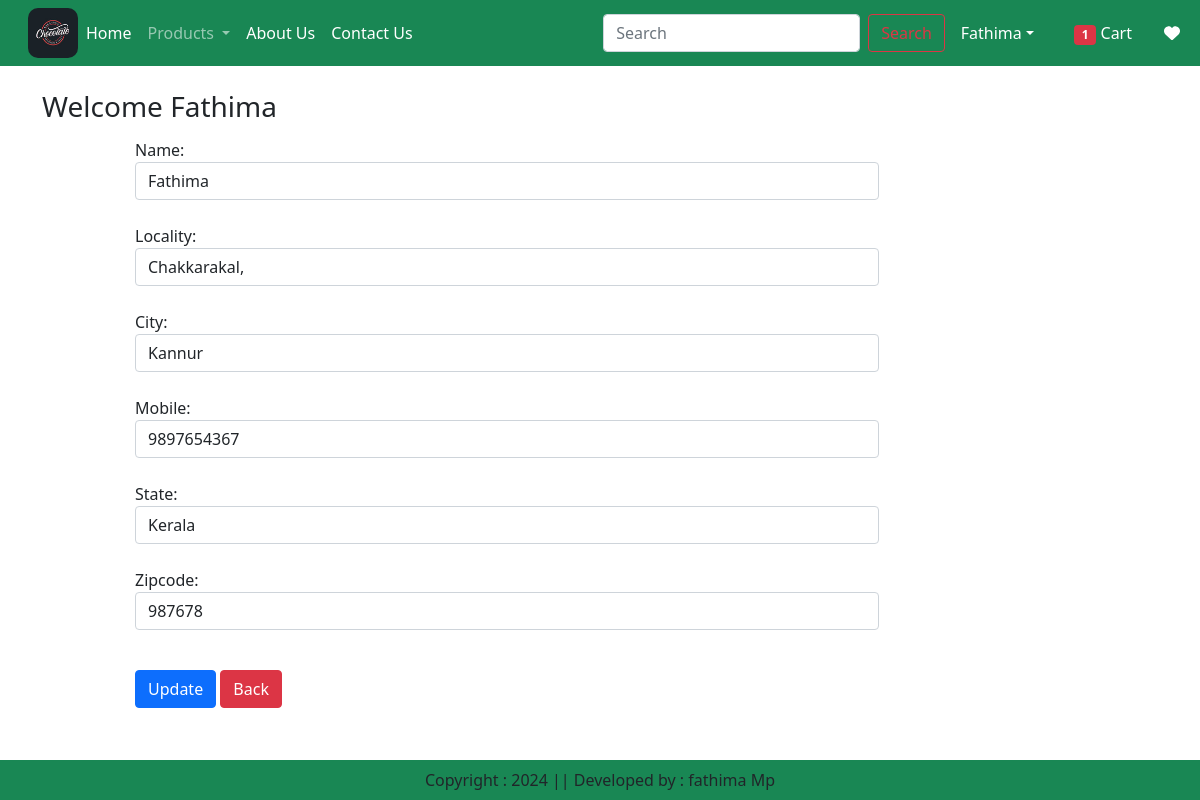
Page /updateAddress/6 (signed in) on the committed database.
### app/models.py (models this page shows, shortened)
class Customer(models.Model):
    user = models.ForeignKey(User,on_delete=models.CASCADE)
    name = models.CharField(max_length=200)
    locality = models.CharField(max_length=200)
    city = models.CharField(max_length=50)
    mobile = models.IntegerField(default=0)
    zipcode = models.IntegerField()
    state = models.CharField(choices=STATE_CHOICES,max_length=100)

### app/views.py (the view, shortened to what this page needs)
# urls.py: path('updateAddress/<int:pk>', views.updateAddress.as_view(), name='updateAddress'),
@method_decorator(login_required,name='dispatch')
class updateAddress(View):
    def get(self,request,pk):
        add = Customer.objects.get(pk=pk)
        form = CustomerProfileForm(instance=add)
        wishitem = 0
        totalitem = 0
        if request.user.is_authenticated:
            totalitem = len(Cart.objects.filter(user=request.user))
            wishitem = len(Wishlist.objects.filter(user=request.user))
        return render(request,'app/updateAddress.html',locals())

### app/forms.py
class CustomerProfileForm(forms.ModelForm):
    class Meta:
        model = Customer
        fields = ['name','locality','city','mobile','state','zipcode']
        widgets={
            'name' : forms.TextInput(attrs={'class':'form-control'}),
            'locality' : forms.TextInput(attrs={'class':'form-control'}),
            'city' : forms.TextInput(attrs={'class':'form-control'}),
            'mobile' : forms.NumberInput(attrs={'class':'form-control'}),
            'state' : forms.Select(attrs={'class':'form-control'}),
            'zipcode' : forms.NumberInput(attrs={'class':'form-control'}),
        }

### app/templates/app/updateAddress.html (shortened to what this page needs)
{% extends 'app/base.html' %}
{% load static %}
{% block main-content %}
<div class="container my-4">
    <div class="row">
        <br><br>  <h3>Welcome <span class="text-capitalize">{{request.user}}</span></h3>
    </div>
    <div class="col-sm-8 offset-sm-1">
        <form action="" method="post">
            {% for fm in form %}
            {{ fm.label_tag }} {{fm}} <small class="text-danger">{{fm.errors|striptags}}</small>
            <br>
            {% endfor %}
            <div class="col-12 mt-3">
                <button type="submit" class="btn btn-primary">Update</button>
                <a href="{% url 'address' %}" type="button" class="btn btn-danger">Back</a>
            </div><br><br>
        </form>
    </div>
</div>
{% endblock main-content %}

### rows in the picture
Customer: form "Fathima" "Chakkarakal," "Kannur" "9897654367" "Kerala" "987678"

### other values in the picture
{{ totalitem }} "1"
{{ request.user }} "Fathima"
{{ fm.label_tag }} "Name:" "Locality:" "City:" "Mobile:" "State:" "Zipcode:"
